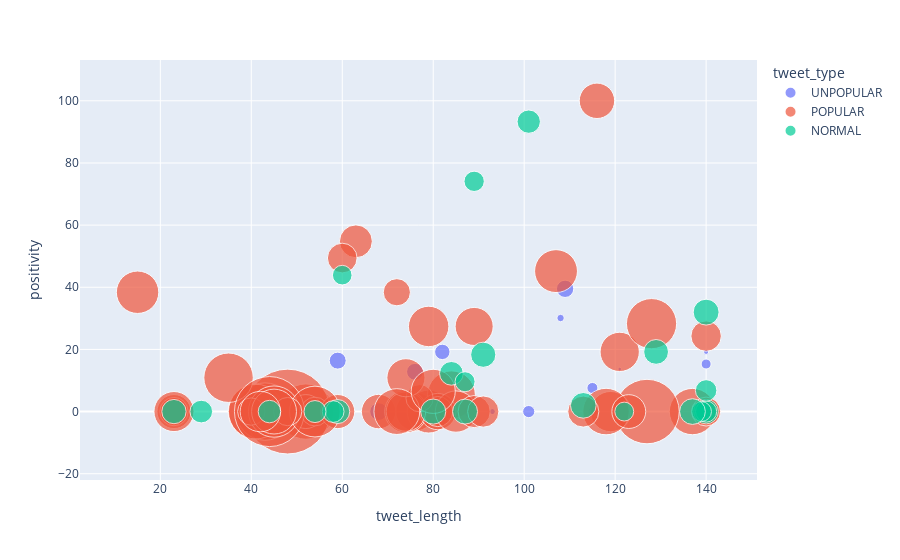

Notebook code cell kept with this figure:
### Code cell
fig.show()

### Figure 1 — Plotly figure (JSON) as saved in the notebook; plotly's stock layout.template omitted (floating-point values rounded to 4 significant figures)
{"data": [{"hovertemplate": "tweet_type=UNPOPULAR<br>tweet_length=%{x}<br>positivity=%{y}<br>social_count=%{marker.size}<extra></extra>", "legendgroup": "UNPOPULAR", "marker": {"color": "#636efa", "size": [68, 369, 6964, 382, 4145, 1012, 2370, 6807, 8228, 3776, 749, 8289, 203, 1593, 8645, 9362, 2886, 1174, 9106, 3482, 4246, 215, 6061], "sizemode": "area", "sizeref": 57.44, "symbol": "circle"}, "mode": "markers", "name": "UNPOPULAR", "orientation": "v", "showlegend": true, "type": "scatter", "x": [127, 121, 51, 140, 88, 93, 115, 82, 76, 53, 140, 59, 140, 108, 109, 46, 140, 49, 68, 115, 101, 41, 140], "xaxis": "x", "y": [34, 13.69, 0, 1, 0, 0, 0, 19.2, 12.8, 0, 19.2, 16.39, 0, 30.1, 39.5, 0, 15.3, 0, 0, 7.59, 0, 0, 0], "yaxis": "y"}, {"hovertemplate": "tweet_type=POPULAR<br>tweet_length=%{x}<br>positivity=%{y}<br>social_count=%{marker.size}<extra></extra>", "legendgroup": "POPULAR", "marker": {"color": "#EF553B", "size": [44315, 43499, 52807, 87949, 88618, 206783, 94628, 33163, 61676, 52992, 85915, 23775, 119495, 41601, 70188, 30013, 65783, 140981, 75542, 31001, 33381, 34113, 21223, 51586, 37794, 46511, 62222, 46991, 26069, 72306, 73897, 27696, 49017, 21493, 22945, 57880, 33165, 23085, 46079, 36084, 46946, 44591, 21344, 51729, 32872, 41632, 21409, 24108, 25347, 60236, 29778, 28048, 55962, 26652], "sizemode": "area", "sizeref": 57.44, "symbol": "circle"}, "mode": "markers", "name": "POPULAR", "orientation": "v", "showlegend": true, "type": "scatter", "x": [121, 76, 107, 52, 41, 48, 43, 52, 137, 79, 41, 54, 127, 89, 35, 44, 84, 44, 45, 63, 59, 68, 72, 74, 81, 119, 118, 79, 81, 128, 54, 113, 85, 40, 48, 45, 23, 23, 23, 116, 42, 74, 77, 15, 123, 74, 140, 140, 60, 72, 89, 91, 80, 140], "xaxis": "x", "y": [19.2, 0, 45.2, 0, 0, 0, 0, 0, 0, 0, 0, 0, 0, 27.39, 10.89, 0, 5.4, 0, 0, 54.79, 0, 0, 38.4, 0, 0, 0, 0, 27.39, 0, 28.29, 0, 0, 0, 0, 0, 0, 0, 0, 0, 100, 0, 0, 4.3, 38.4, 0, 10.89, 0, 0, 49.4, 0, 0, 0, 6.5, 24.29], "yaxis": "y"}, {"hovertemplate": "tweet_type=NORMAL<br>tweet_length=%{x}<br>positivity=%{y}<br>social_count=%{marker.size}<extra></extra>", "legendgroup": "NORMAL", "marker": {"color": "#00cc96", "size": [16593, 16190, 11502, 18957, 11850, 13572, 10228, 15657, 14601, 17538, 12913, 11282, 14775, 19071, 13973, 17941, 16968, 19336, 18130, 17663, 11075, 18252, 13281], "sizemode": "area", "sizeref": 57.44, "symbol": "circle"}, "mode": "markers", "name": "NORMAL", "orientation": "v", "showlegend": true, "type": "scatter", "x": [59, 84, 87, 113, 89, 58, 122, 101, 44, 140, 140, 139, 29, 137, 54, 87, 23, 140, 80, 129, 60, 91, 140], "xaxis": "x", "y": [0, 12.3, 9.6, 2, 74.09, 0, 0, 93.3, 0, 0, 0, 0, 0, 0, 0, 0, 0, 32, 0, 19.2, 43.9, 18.29, 6.8], "yaxis": "y"}], "layout": {"legend": {"itemsizing": "constant", "title": {"text": "tweet_type"}, "tracegroupgap": 0}, "margin": {"t": 60}, "xaxis": {"anchor": "y", "domain": [0, 1], "title": {"text": "tweet_length"}}, "yaxis": {"anchor": "x", "domain": [0, 1], "title": {"text": "positivity"}}}}
